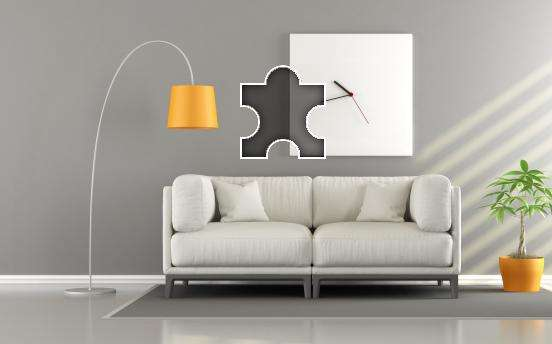
#> input picture captcha/10/full.jpeg, 552 x 344 px
$ python main.py
#> lines starting #> are read from the running program, lines starting #| are printed output that depends on the picture; after the words box and inside, x2 and y2 are one past the last pixel; in counts of white or black regions, pixels touching at a corner belong together
import cv2 as cv
# import numpy as np
# from matplotlib import pyplot as plt

# 1. Соответствие шаблонов
img = cv.imread('captcha/10/full.jpeg')
#> img is the input picture: shape (344, 552, 3); mean B, G, R 156.1, 163.7, 167.9
template = cv.imread('captcha/10/figure.png')
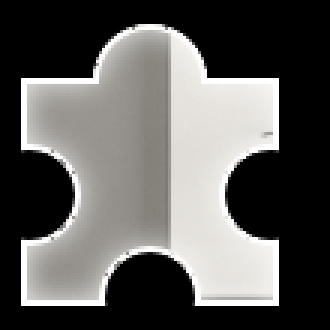
#> input picture captcha/10/figure.png, 110 x 110 px (shown 3 times larger)
#> template is the input picture: shape (110, 110, 3); mean B, G, R 89.9, 91.9, 92.9

# красим в серый и контурим
img = cv.cvtColor(img, cv.COLOR_BGR2GRAY)
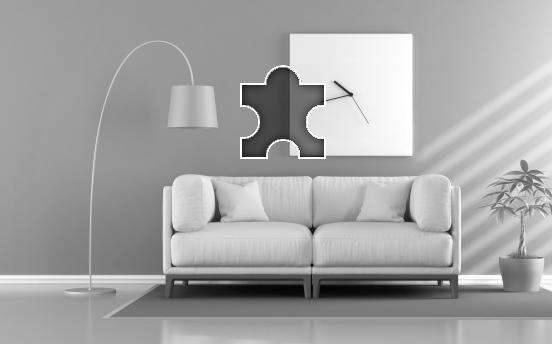
#> img: shape (344, 552); min 1, max 255, mean 164
img = cv.GaussianBlur(img, (3, 3), 0)
img = cv.Canny(img, 10, 250)
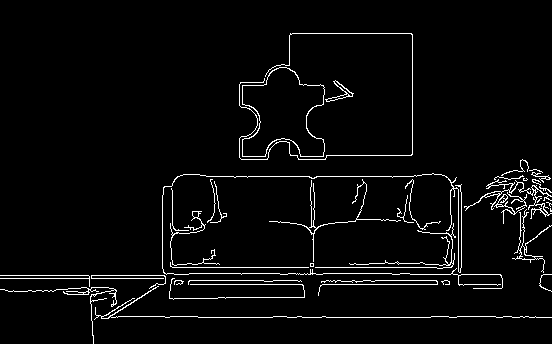
#> img: shape (344, 552); 3.6% white in thin lines or dots

# красим в серый и контурим
template = cv.cvtColor(template, cv.COLOR_BGR2GRAY)
#> template: shape (110, 110)
template = cv.GaussianBlur(template, (3, 3), 0)
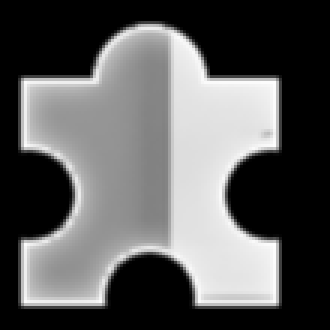
#> template: shape (110, 110) (shown 3 times larger); min 0, max 254, mean 91.9
template = cv.Canny(template, 10, 250)
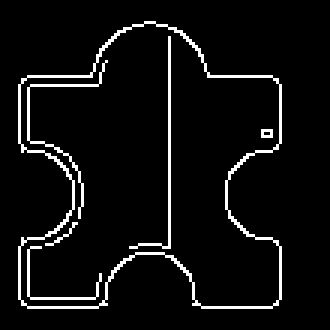
#> template: shape (110, 110) (shown 3 times larger); 5.6% white in thin lines or dots, all inside (x1, y1, x2, y2) = (6, 7, 94, 103)

h, w = template.shape[:2]  # rows->h, cols->w
#> h = 110; w = 110

# 6 методы сопоставления
# methods = ['cv.TM_CCOEFF', 'cv.TM_CCOEFF_NORMED', 'cv.TM_CCORR',
#            'cv.TM_CCORR_NORMED', 'cv.TM_SQDIFF', 'cv.TM_SQDIFF_NORMED']

meth = 'cv.TM_CCOEFF'

img2 = img.copy()

# Истинное значение метода сопоставления
method = eval(meth)
res = cv.matchTemplate(img, template, method)
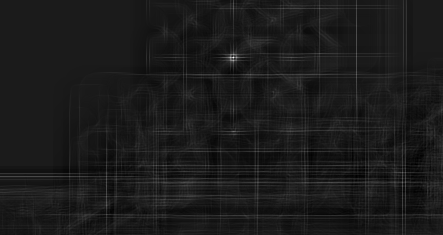
#> res: shape (235, 443) float32; min -2376217.2, max 19789834, mean 5299.8; drawn with min black and max white
min_val, max_val, min_loc, max_loc = cv.minMaxLoc(res)
#> min_val = -2376217.2; max_val = 19789834; min_loc = (415, 164); max_loc = (233, 57)

# Если это соответствие квадратичной разности TM_SQDIFF или нормализованная квадратная разность совпадения TM_SQDIFF_NORMED, возьмите минимальное значение
if method in [cv.TM_SQDIFF, cv.TM_SQDIFF_NORMED]:
    top_left = min_loc
else:
    top_left = max_loc
#> top_left = (233, 57)
bottom_right = (top_left[0] + w, top_left[1] + h)
#> bottom_right = (343, 167)

# Рисуем прямоугольник
# cv.rectangle(img2, top_left, bottom_right, 255, 2)

# выводим средние значения
print('x center')
xCenter = (top_left[0] + bottom_right[0]) / 2
#> xCenter = 288
print(xCenter)
#| 288.0

print('y_center')
yCenter = (top_left[1] + bottom_right[1]) / 2
#> yCenter = 112
print(yCenter)
#| 112.0

# [6 lines of commented-out code are left out]
